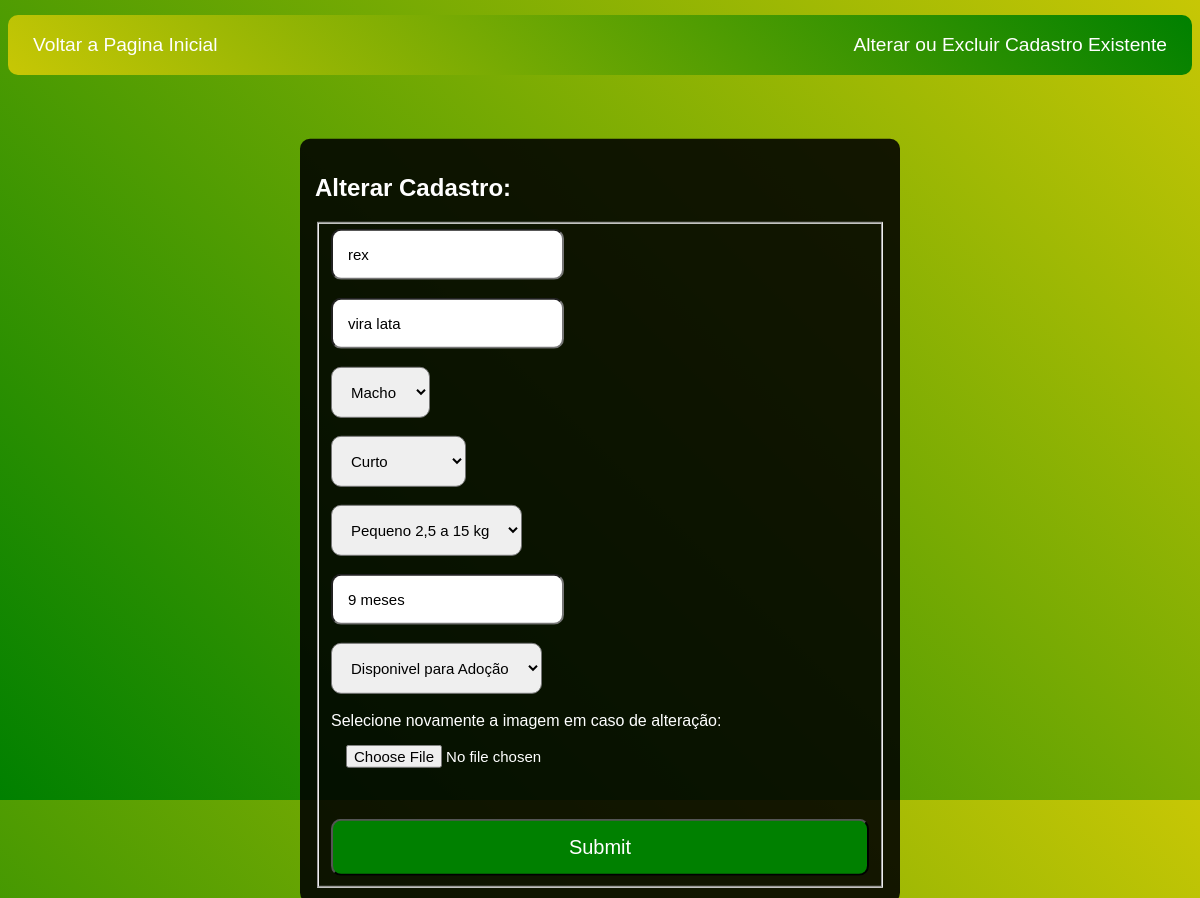
The app's page /php/alteracao.php?id=20 (signed in) with its own data.
### tables this page shows
CREATE TABLE `cao` (
  `ID` int(11) NOT NULL,
  `NOME` varchar(100) NOT NULL,
  `RACA` varchar(100) NOT NULL,
  `SEXO` varchar(100) NOT NULL,
  `PELO` varchar(100) NOT NULL,
  `PORTE` varchar(100) NOT NULL,
  `IDADE` varchar(100) NOT NULL,
  `sts` varchar(50) NOT NULL,
  `foto` mediumblob NOT NULL,
  `nome_img` varchar(100) NOT NULL
);

### php/alteracao.php (the view, shortened to what this page needs)
<?php
if (!empty($_GET['id'])){
    $id = $_GET['id'];
    include_once('config.php');
    $select = "SELECT * FROM cao WHERE ID = $id";
    $resultado = $conexao->query($select);
    if($resultado->num_rows > 0){
        while($user_data = mysqli_fetch_assoc($resultado)){
            $nome = $user_data['NOME'];
            $raca = $user_data['RACA'];
            $idade = $user_data['IDADE'];
    }
    }
    else{
        echo 'cadastro não encontrado';
        header('Location: listagem.php');
    }
}
?>
<!DOCTYPE html>
<html lang="en">
<head>
    <link rel="stylesheet" type="text/css" href="../css/main.css">
</head>
<body>
    <div id="menu-horizontal">
        <ul>
            <li><a href="../index.html">Voltar a Pagina Inicial</a></li>
            <li><a href="listagem.php">Alterar ou Excluir Cadastro Existente</a></li>
        </ul>
    <div class= 'form'>
    <h2>Alterar Cadastro:</h2>
    <form action="update.php" method="POST" enctype="multipart/form-data">
        <fieldset>
            <input type="text" placeholder="Nome Animal" name="nome" id="nome" value="<?php echo $nome;?>">
            <br><br>
            <input type="text" placeholder="Raça" name="raca" id="raca" required value="<?php echo $raca; ?>">
            <br><br>
            <select id="sexo" name="sexo">
                <option value="Macho">Macho</option>
            </select>
            <br><br>
            <select id="pelo" name="pelo" required>
                <option value="Curto">Curto</option>
            </select>
            <br><br>
            <select id="porte" name="porte" required>
                <option value="Pequeno 2,5 a 15 kg">Pequeno 2,5 a 15 kg</option>
            </select>
            <br><br>
            <input type="text" placeholder="Idade" name="idade" id="idade" value="<?php echo $idade; ?>">
            <br><br>
            <select id="sts" name="sts" required>
                <option value="Disponivel para Adoção" selected>Disponivel para Adoção</option>
            </select>
            <br><br>
            <label>Selecione novamente a imagem em caso de alteração:</label>
            <input type="file" name="img" id="img" accept="image/*">
            <div class="botao">
                <br><br>
                <input type="submit" name='update' id="update">
            </div>
        </fieldset>
    </form>
</div>
</body>
</html>

### css/main.css (style rules this page uses)
body { background-image: linear-gradient(45deg, green, rgb(199, 199, 5)); }
#menu-horizontal ul { margin: 0; padding: 0; height: 60px; width: 100%; border-radius: 10px; background-image: linear-gradient(45deg, rgb(199, 199, 5), green); display: inline-block; margin-top: 15px; display: flex; justify-content: space-between; align-items: center; list-style-type: none; }
#menu-horizontal ul li { margin-left: 25px; margin-right: 25px; }
#menu-horizontal ul li a { display: block; font-size: larger; color: white; text-decoration: none; font-family: Impact, Haettenschweiler, 'Arial Narrow Bold', sans-serif; }

### php/alteracao.php (style rules this page uses)
body { font-family: Arial, Helvetica, sans-serif; background-image: linear-gradient(45deg, green, rgb(199, 199, 5)); }
input { padding: 15px; font-size: 15px; border-radius: 10px; }
select { padding: 15px; font-size: 15px; border-radius: 10px; }
.botao input { padding: 15px; border-radius: 10px; font-size: 20px; color: white; width: 100%; background-color: green; cursor: pointer; }
.form { background-color: rgba(0, 0, 0, 0.88); position: absolute; top: 58%; left: 50%; transform: translate(-50%, -50%); padding: 15px; border-radius: 10px; color: white; }

### records on screen
cao: nome "rex", raca "vira lata", idade "9 meses"
